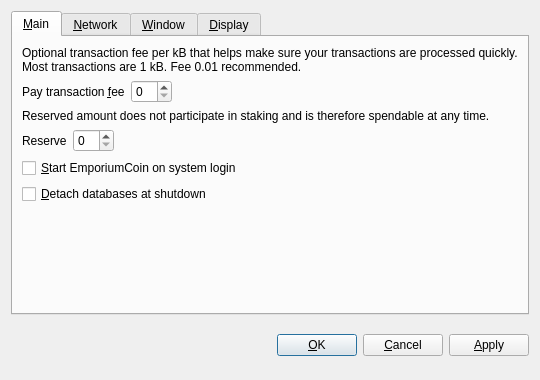
<?xml version="1.0" encoding="UTF-8"?>
<ui version="4.0">
 <class>OptionsDialog</class>
 <widget class="QDialog" name="OptionsDialog">
  <property name="geometry">
   <rect>
    <x>0</x>
    <y>0</y>
    <width>540</width>
    <height>380</height>
   </rect>
  </property>
  <property name="windowTitle">
   <string>Options</string>
  </property>
  <property name="modal">
   <bool>true</bool>
  </property>
  <layout class="QVBoxLayout" name="verticalLayout">
   <item>
    <widget class="QTabWidget" name="tabWidget">
     <property name="tabPosition">
      <enum>QTabWidget::North</enum>
     </property>
     <property name="currentIndex">
      <number>0</number>
     </property>
     <widget class="QWidget" name="tabMain">
      <attribute name="title">
       <string>&amp;Main</string>
      </attribute>
      <layout class="QVBoxLayout" name="verticalLayout_Main">
       <item>
        <widget class="QLabel" name="transactionFeeInfoLabel">
         <property name="text">
          <string>Optional transaction fee per kB that helps make sure your transactions are processed quickly. Most transactions are 1 kB. Fee 0.01 recommended.</string>
         </property>
         <property name="textFormat">
          <enum>Qt::PlainText</enum>
         </property>
         <property name="wordWrap">
          <bool>true</bool>
         </property>
        </widget>
       </item>
       <item>
        <layout class="QHBoxLayout" name="horizontalLayoutFee">
         <item>
          <widget class="QLabel" name="transactionFeeLabel">
           <property name="text">
            <string>Pay transaction &amp;fee</string>
           </property>
           <property name="textFormat">
            <enum>Qt::PlainText</enum>
           </property>
           <property name="buddy">
            <cstring>transactionFee</cstring>
           </property>
          </widget>
         </item>
         <item>
          <widget class="BitcoinAmountField" name="transactionFee"/>
         </item>
         <item>
          <spacer name="horizontalSpacerFee">
           <property name="orientation">
            <enum>Qt::Horizontal</enum>
           </property>
           <property name="sizeHint" stdset="0">
            <size>
             <width>40</width>
             <height>20</height>
            </size>
           </property>
          </spacer>
         </item>
        </layout>
       </item>
       <item>
        <widget class="QLabel" name="reserveBalanceInfoLabel">
         <property name="text">
          <string>Reserved amount does not participate in staking and is therefore spendable at any time.</string>
         </property>
         <property name="textFormat">
          <enum>Qt::PlainText</enum>
         </property>
         <property name="wordWrap">
          <bool>true</bool>
         </property>
        </widget>
       </item>
       <item>
        <layout class="QHBoxLayout" name="horizontalLayoutReserveBalance">
         <item>
          <widget class="QLabel" name="reserveBalanceLabel">
           <property name="text">
            <string>Reserve</string>
           </property>
           <property name="textFormat">
            <enum>Qt::PlainText</enum>
           </property>
           <property name="buddy">
            <cstring>reserveBalance</cstring>
           </property>
          </widget>
         </item>
         <item>
          <widget class="BitcoinAmountField" name="reserveBalance"/>
         </item>
         <item>
          <spacer name="horizontalSpacerReserveBalance">
           <property name="orientation">
            <enum>Qt::Horizontal</enum>
           </property>
           <property name="sizeHint" stdset="0">
            <size>
             <width>40</width>
             <height>20</height>
            </size>
           </property>
          </spacer>
         </item>
        </layout>
       </item>
       <item>
        <widget class="QCheckBox" name="bitcoinAtStartup">
         <property name="toolTip">
          <string>Automatically start EmporiumCoin after logging in to the system.</string>
         </property>
         <property name="text">
          <string>&amp;Start EmporiumCoin on system login</string>
         </property>
        </widget>
       </item>
       <item>
        <widget class="QCheckBox" name="detachDatabases">
         <property name="toolTip">
          <string>Detach block and address databases at shutdown. This means they can be moved to another data directory, but it slows down shutdown. The wallet is always detached.</string>
         </property>
         <property name="text">
          <string>&amp;Detach databases at shutdown</string>
         </property>
        </widget>
       </item>
       <item>
        <spacer name="verticalSpacer_Main">
         <property name="orientation">
          <enum>Qt::Vertical</enum>
         </property>
         <property name="sizeHint" stdset="0">
          <size>
           <width>20</width>
           <height>40</height>
          </size>
         </property>
        </spacer>
       </item>
      </layout>
     </widget>
     <widget class="QWidget" name="tabNetwork">
      <attribute name="title">
       <string>&amp;Network</string>
      </attribute>
      <layout class="QVBoxLayout" name="verticalLayout_Network">
       <item>
        <widget class="QCheckBox" name="mapPortUpnp">
         <property name="toolTip">
          <string>Automatically open the EmporiumCoin client port on the router. This only works when your router supports UPnP and it is enabled.</string>
         </property>
         <property name="text">
          <string>Map port using &amp;UPnP</string>
         </property>
        </widget>
       </item>
       <item>
        <widget class="QCheckBox" name="connectSocks">
         <property name="toolTip">
          <string>Connect to the EmporiumCoin network through a SOCKS proxy (e.g. when connecting through Tor).</string>
         </property>
         <property name="text">
          <string>&amp;Connect through SOCKS proxy:</string>
         </property>
        </widget>
       </item>
       <item>
        <layout class="QHBoxLayout" name="horizontalLayout_Network">
         <item>
          <widget class="QLabel" name="proxyIpLabel">
           <property name="text">
            <string>Proxy &amp;IP:</string>
           </property>
           <property name="textFormat">
            <enum>Qt::PlainText</enum>
           </property>
           <property name="buddy">
            <cstring>proxyIp</cstring>
           </property>
          </widget>
         </item>
         <item>
          <widget class="QValidatedLineEdit" name="proxyIp">
           <property name="maximumSize">
            <size>
             <width>140</width>
             <height>16777215</height>
            </size>
           </property>
           <property name="toolTip">
            <string>IP address of the proxy (e.g. 127.0.0.1)</string>
           </property>
          </widget>
         </item>
         <item>
          <widget class="QLabel" name="proxyPortLabel">
           <property name="text">
            <string>&amp;Port:</string>
           </property>
           <property name="textFormat">
            <enum>Qt::PlainText</enum>
           </property>
           <property name="buddy">
            <cstring>proxyPort</cstring>
           </property>
          </widget>
         </item>
         <item>
          <widget class="QLineEdit" name="proxyPort">
           <property name="maximumSize">
            <size>
             <width>55</width>
             <height>16777215</height>
            </size>
           </property>
           <property name="toolTip">
            <string>Port of the proxy (e.g. 9050)</string>
           </property>
          </widget>
         </item>
         <item>
          <widget class="QLabel" name="socksVersionLabel">
           <property name="text">
            <string>SOCKS &amp;Version:</string>
           </property>
           <property name="textFormat">
            <enum>Qt::PlainText</enum>
           </property>
           <property name="buddy">
            <cstring>socksVersion</cstring>
           </property>
          </widget>
         </item>
         <item>
          <widget class="QValueComboBox" name="socksVersion">
           <property name="toolTip">
            <string>SOCKS version of the proxy (e.g. 5)</string>
           </property>
          </widget>
         </item>
         <item>
          <spacer name="horizontalSpacer_Network">
           <property name="orientation">
            <enum>Qt::Horizontal</enum>
           </property>
           <property name="sizeHint" stdset="0">
            <size>
             <width>40</width>
             <height>20</height>
            </size>
           </property>
          </spacer>
         </item>
        </layout>
       </item>
       <item>
        <spacer name="verticalSpacer_Network">
         <property name="orientation">
          <enum>Qt::Vertical</enum>
         </property>
         <property name="sizeHint" stdset="0">
          <size>
           <width>20</width>
           <height>40</height>
          </size>
         </property>
        </spacer>
       </item>
      </layout>
     </widget>
     <widget class="QWidget" name="tabWindow">
      <attribute name="title">
       <string>&amp;Window</string>
      </attribute>
      <layout class="QVBoxLayout" name="verticalLayout_Window">
       <item>
        <widget class="QCheckBox" name="minimizeToTray">
         <property name="toolTip">
          <string>Show only a tray icon after minimizing the window.</string>
         </property>
         <property name="text">
          <string>&amp;Minimize to the tray instead of the taskbar</string>
         </property>
        </widget>
       </item>
       <item>
        <widget class="QCheckBox" name="minimizeOnClose">
         <property name="toolTip">
          <string>Minimize instead of exit the application when the window is closed. When this option is enabled, the application will be closed only after selecting Quit in the menu.</string>
         </property>
         <property name="text">
          <string>M&amp;inimize on close</string>
         </property>
        </widget>
       </item>
       <item>
        <spacer name="verticalSpacer_Window">
         <property name="orientation">
          <enum>Qt::Vertical</enum>
         </property>
         <property name="sizeHint" stdset="0">
          <size>
           <width>20</width>
           <height>40</height>
          </size>
         </property>
        </spacer>
       </item>
      </layout>
     </widget>
     <widget class="QWidget" name="tabDisplay">
      <attribute name="title">
       <string>&amp;Display</string>
      </attribute>
      <layout class="QVBoxLayout" name="verticalLayout_Display">
       <item>
        <layout class="QHBoxLayout" name="horizontalLayout_1_Display">
         <item>
          <widget class="QLabel" name="langLabel">
           <property name="text">
            <string>User Interface &amp;language:</string>
           </property>
           <property name="textFormat">
            <enum>Qt::PlainText</enum>
           </property>
           <property name="buddy">
            <cstring>lang</cstring>
           </property>
          </widget>
         </item>
         <item>
          <widget class="QValueComboBox" name="lang">
           <property name="toolTip">
            <string>The user interface language can be set here. This setting will take effect after restarting EmporiumCoin.</string>
           </property>
          </widget>
         </item>
        </layout>
       </item>
       <item>
        <layout class="QHBoxLayout" name="horizontalLayout_2_Display">
         <item>
          <widget class="QLabel" name="unitLabel">
           <property name="text">
            <string>&amp;Unit to show amounts in:</string>
           </property>
           <property name="textFormat">
            <enum>Qt::PlainText</enum>
           </property>
           <property name="buddy">
            <cstring>unit</cstring>
           </property>
          </widget>
         </item>
         <item>
          <widget class="QValueComboBox" name="unit">
           <property name="toolTip">
            <string>Choose the default subdivision unit to show in the interface and when sending coins.</string>
           </property>
          </widget>
         </item>
        </layout>
       </item>
       <item>
        <widget class="QCheckBox" name="displayAddresses">
         <property name="toolTip">
          <string>Whether to show EmporiumCoin addresses in the transaction list or not.</string>
         </property>
         <property name="text">
          <string>&amp;Display addresses in transaction list</string>
         </property>
        </widget>
       </item>
       <item>
        <widget class="QCheckBox" name="coinControlFeatures">
         <property name="toolTip">
          <string>Whether to show coin control features or not.</string>
         </property>
         <property name="text">
          <string>Display coin &amp;control features (experts only!)</string>
         </property>
        </widget>
       </item>
       <item>
        <spacer name="verticalSpacer_Display">
         <property name="orientation">
          <enum>Qt::Vertical</enum>
         </property>
         <property name="sizeHint" stdset="0">
          <size>
           <width>20</width>
           <height>40</height>
          </size>
         </property>
        </spacer>
       </item>
      </layout>
     </widget>
    </widget>
   </item>
   <item>
    <layout class="QHBoxLayout" name="horizontalLayout_Buttons">
     <item>
      <spacer name="horizontalSpacer_1">
       <property name="orientation">
        <enum>Qt::Horizontal</enum>
       </property>
       <property name="sizeHint" stdset="0">
        <size>
         <width>40</width>
         <height>48</height>
        </size>
       </property>
      </spacer>
     </item>
     <item>
      <widget class="QLabel" name="statusLabel">
       <property name="font">
        <font>
         <weight>75</weight>
         <bold>true</bold>
        </font>
       </property>
       <property name="text">
        <string/>
       </property>
       <property name="textFormat">
        <enum>Qt::PlainText</enum>
       </property>
       <property name="wordWrap">
        <bool>true</bool>
       </property>
      </widget>
     </item>
     <item>
      <spacer name="horizontalSpacer_2">
       <property name="orientation">
        <enum>Qt::Horizontal</enum>
       </property>
       <property name="sizeHint" stdset="0">
        <size>
         <width>40</width>
         <height>48</height>
        </size>
       </property>
      </spacer>
     </item>
     <item>
      <widget class="QPushButton" name="okButton">
       <property name="text">
        <string>&amp;OK</string>
       </property>
      </widget>
     </item>
     <item>
      <widget class="QPushButton" name="cancelButton">
       <property name="text">
        <string>&amp;Cancel</string>
       </property>
       <property name="autoDefault">
        <bool>false</bool>
       </property>
      </widget>
     </item>
     <item>
      <widget class="QPushButton" name="applyButton">
       <property name="text">
        <string>&amp;Apply</string>
       </property>
       <property name="autoDefault">
        <bool>false</bool>
       </property>
      </widget>
     </item>
    </layout>
   </item>
  </layout>
 </widget>
 <customwidgets>
  <customwidget>
   <class>BitcoinAmountField</class>
   <extends>QSpinBox</extends>
   <header>bitcoinamountfield.h</header>
  </customwidget>
  <customwidget>
   <class>QValueComboBox</class>
   <extends>QComboBox</extends>
   <header>qvaluecombobox.h</header>
  </customwidget>
  <customwidget>
   <class>QValidatedLineEdit</class>
   <extends>QLineEdit</extends>
   <header>qvalidatedlineedit.h</header>
  </customwidget>
 </customwidgets>
 <resources/>
 <connections/>
</ui>
